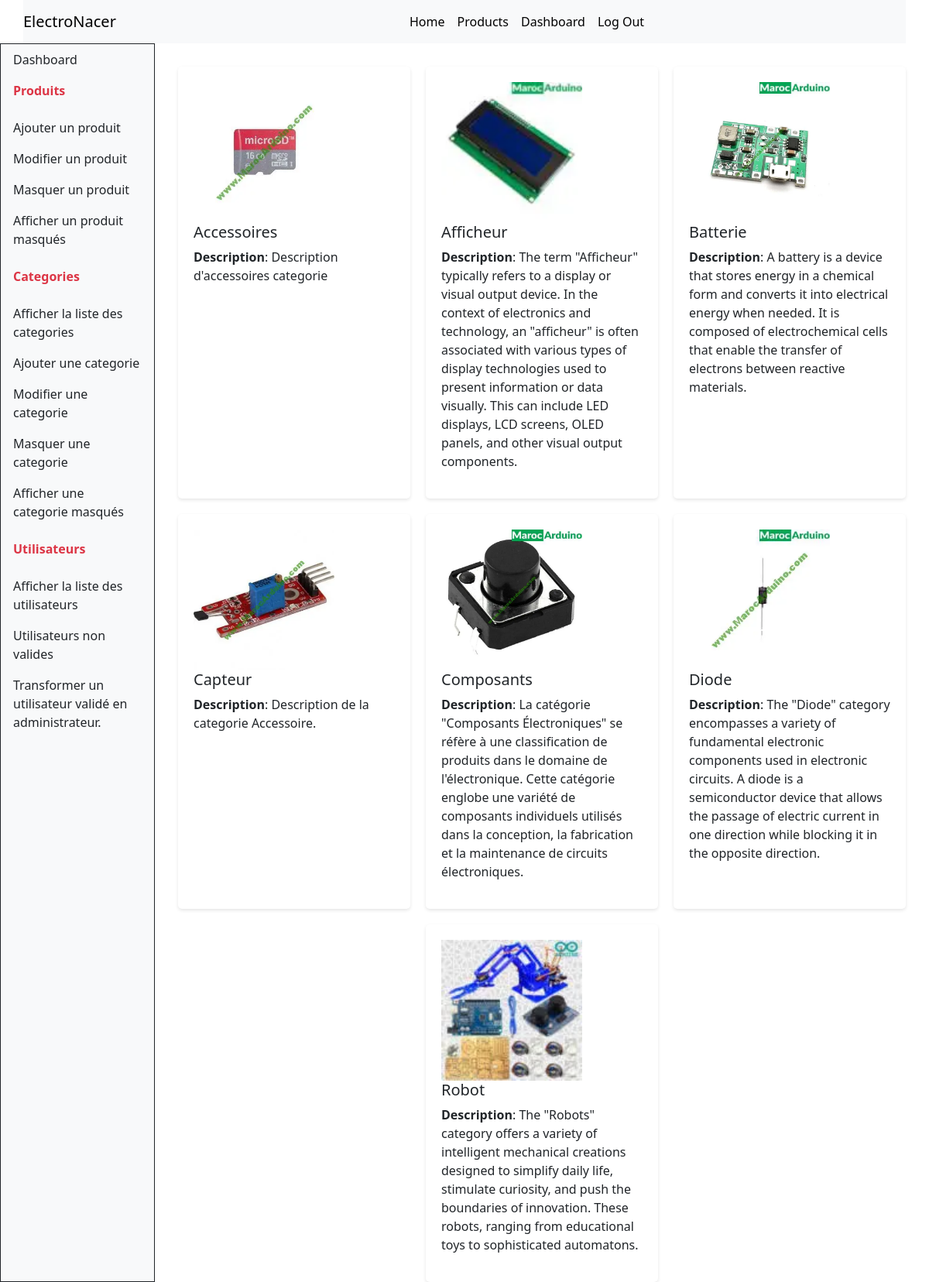
Page /admin/afficheAllCatgs.php (signed in) on the committed database.
### tables this page shows
CREATE TABLE `categories` (
  `name` varchar(255) NOT NULL,
  `descrt` text NOT NULL,
  `img` varchar(255) NOT NULL,
  `isHide` tinyint(1) NOT NULL DEFAULT 0
);

### admin/ajaxConn.php (called while the page is built, shortened)
<?php
$conn = new PDO('mysql:host=localhost;dbname=brief7', 'root', '');
$stmt = $conn->prepare('SELECT * FROM categories WHERE isHide = 0');
$stmt->execute();
$catgs = $stmt->fetchAll(PDO::FETCH_ASSOC);

### admin/afficheAllCatgs.php (the view, shortened to what this page needs)
<?php
include("ajaxConn.php");
if (isset($_SESSION['state'])) {
    $stmt = $conn->prepare("SELECT * FROM categories");
    $stmt->execute();
    $catgs = $stmt->fetchAll(PDO::FETCH_ASSOC);
?>
    <!DOCTYPE html>
    <html lang="en">
    <head>
        <link href="https://cdn.jsdelivr.net/npm/bootstrap@5.3.2/dist/css/bootstrap.min.css" rel="stylesheet">
        <link rel="stylesheet" href="style.css">
    </head>
    <body>
        <?php include('head.php') ?>
        <section class="dashboard">
            <div class="col-md-10 product-menu">
                <?php
                foreach ($catgs as $catg) {
                    $img = $catg['img'];
                    $title = $catg['name'];
                    $desc = $catg['descrt'];
                    $card = "
             <div class='product-item card-pos'>
                 <img src= " . $img . ">
                 <h5>$title</h5>
                 <p><span class='fw-bold'>Description</span>: $desc</p>
             </div>
         ";
                    echo $card;
                }
                ?>
            </div>
        </section>
    </body>
    </html>
<?php } else {
    header('location: index.php');
    exit;
} ?>

### admin/style.css (style rules this page uses)
.product-menu { display: flex; justify-content: center; flex-wrap: wrap; margin: 20px 0; }
.product-item { background-color: #fff; margin: 10px; padding: 20px; border-radius: 5px; box-shadow: 0 2px 4px rgba(0, 0, 0, 0.1); width: 300px }
.product-item img { width: 70%; height: auto; }
.dashboard { display: flex; height: 100vh; }

### rows in the picture
categories: img (picture), name "Accessoires", descrt "Description d'accessoires categorie"
categories: img (picture), name "Afficheur", descrt "The term \"Afficheur\" typically refers to a display or visual output device. In the context of electronics and technology, an \"afficheur\" is often associated with various types of display technologies used to present information or data visually. This can include LED displays, LCD screens, OLED panels, and other visual output components."
categories: img (picture), name "Batterie", descrt "A battery is a device that stores energy in a chemical form and converts it into electrical energy when needed. It is composed of electrochemical cells that enable the transfer of electrons between reactive materials."
categories: img (picture), name "Capteur", descrt "Description de la categorie Accessoire."
categories: img (picture), name "Composants", descrt "La catégorie \"Composants Électroniques\" se réfère à une classification de produits dans le domaine de l'électronique. Cette catégorie englobe une variété de composants individuels utilisés dans la conception, la fabrication et la maintenance de circuits électroniques."
categories: img (picture), name "Diode", descrt "The \"Diode\" category encompasses a variety of fundamental electronic components used in electronic circuits. A diode is a semiconductor device that allows the passage of electric current in one direction while blocking it in the opposite direction."
categories: img (picture), name "Robot", descrt "The \"Robots\" category offers a variety of intelligent mechanical creations designed to simplify daily life, stimulate curiosity, and push the boundaries of innovation. These robots, ranging from educational toys to sophisticated automatons."
